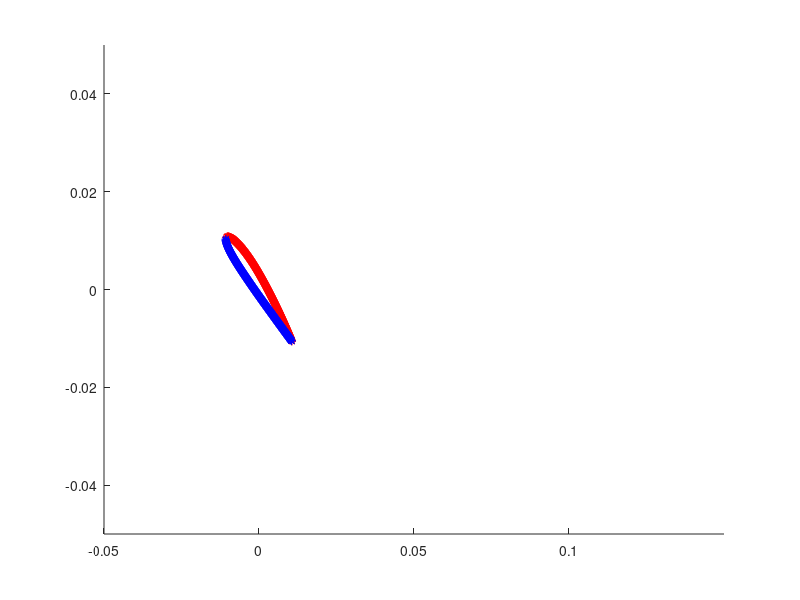

Source code (MATLAB):
%GENERATE 2D MESH FOR A NACA AIRFOIL

%%%%%%%%%%%%%%%%%%%%%%%%%%%%%%%%%%%%%%%%%%%%%%%%%%%%%%%%%%%%%%%%%%%%%%%%%%%

%GRID PARAMETERS
L = 0.1; %Length of computational domain (m) 
FineGrid = 512; %Number of points on finest grid
ds = L/(FineGrid*2); %Distance between grid points on finest grid

%AIRFOIL PARAMETERS
first = 2; %NACA NUMBERS (for more info see wikipedia page on naca airfoils)
second = 4;
third = 1;
fourth = 2;
thirdFourth = 12; %last two digits
c = 0.03; %chord length

aoa = 45 * pi/180; %angle of attack of the airfoil
R = [cos(aoa) -sin(aoa); sin(aoa) cos(aoa)];

t = thirdFourth/100.0; %max thickness of the airfoil as a fraction of the chord
m = first/100.0; %maximum camber
p = second/10.0; %location of the maximum camber

%%%%%%%%%%%%%%%%%%%%%%%%%%%%%%%%%%%%%%%%%%%%%%%%%%%%%%%%%%%%%%%%%%%%%%%%%%%

%WRITE .VERTEX FILE
vertex_fid = fopen(['naca2D_' num2str(512) '.vertex'], 'w');

numberNodes = (2*(ceil(c/ds)));

%first line is the number of vertices in the file
fprintf(vertex_fid, '%d\n', numberNodes - 2);
hold on
%remaining lines are the initial coordinates of each vertex

initialX = 0;

%WRITE VERTICES FOR UPPER SURFACE
for i = 0:(c/ds)
    %determine x and y coordinates of point along lower surface
    
    in = i*ds; %position along the x axis
    
    %HALF THICKNESS OF AIRFOIL AT GIVEN POSITION ON CHORD
    yT = 5*t*c*((0.2969*sqrt(in/c))+(-0.1260*(in/c))+(-0.3516*(in/c)^2)+(0.2843*(in/c)^3)+(-0.1036*(in/c)^4));
    
    %MEAN CAMBER LINE    
    if in <= p*c %calculating for a cambered 4-digit naca airfoil (see wikipedia page)
        
       yC = m*(in/p^2)*(2*p - (in/c));
       
       dyCdx = (2*m/p^2)*(p-(in/c));
       
    else
        
        yC = m*(((c-in)/(1-p)^2)*(1+(in/c)-2*p));
        
        dyCdx = ((2*m/((1-p)^2)))*(p-(in/c));
        
    end
    
    theta = atan(dyCdx);
    
    %UPPER SURFACE OF AIRFOIL
    X(1) = initialX + in - yT*sin(theta); %x coordinates of upper surface
    X(2) = yC + yT*cos(theta); %y coordinates of upper surface
    
    centerPoint(1) = c/2;
    centerPoint(2) = 0;
    
    X = X-centerPoint;
    X = X*R;
    
    %plot this point
    plot(X(1),X(2),'*r')
    
    axis([-0.05,0.15,-.05,.05]);
    
    %write the coordinates to the vertex file
    fprintf(vertex_fid, '%1.16e %1.16e\n', X(1), X(2));
end

%WRITE VERTICES FOR LOWER SURFACE
for i = 1:((c/ds)-1)
    %determine x and y coordinates of point along lower surface
    
    in = i*ds; %position along the x axis
        
    %HALF THICKNESS OF AIRFOIL AT GIVEN POSITION ON CHORD
    yT = 5*t*c*((0.2969*sqrt(in/c))+(-0.1260*(in/c))+(-0.3516*(in/c)^2)+(0.2843*(in/c)^3)+(-0.1036*(in/c)^4));
    
    %MEAN CAMBER LINE    
    if in <= p*c %calculating for a cambered 4-digit naca airfoil (see wikipedia page)
        
       yC = m*(in/p^2)*(2*p - (in/c));
       
       dyCdx = (2*m/p^2)*(p-(in/c));
       
    else
        
        yC = m*(((c-in)/(1-p)^2)*(1+(in/c)-2*p));
        
        dyCdx = ((2*m/((1-p)^2)))*(p-(in/c));
        
    end
    
    theta = atan(dyCdx);
    
    %LOWER SURFACE OF AIRFOIL
    X(1) = initialX + in + yT*sin(theta); %x coordinates of lower surface
    X(2) = yC - yT*cos(theta); %y coordinates of lower surface
    
    centerPoint(1) = c/2;
    centerPoint(2) = 0;
    
    X = X-centerPoint;
    
    X = X*R;
    
    %plot this point
    plot(X(1),X(2), '*b')
    
    %write the coordinates to the vertex file
    fprintf(vertex_fid, '%1.16e %1.16e\n', X(1), X(2));
end

hold off
fclose(vertex_fid);

%%%%%%%%%%%%%%%%%%%%%%%%%%%%%%%%%%%%%%%%%%%%%%%%%%%%%%%%%%%%%%%%%%%%%%%%%%%

%WRITE .TARGET FILE

targetForce = 1.0e-2;

target_fid = fopen(['naca2D_' num2str(512) '.target'], 'w');

fprintf(target_fid, '%d\n', numberNodes - 2);

for s = 0:numberNodes - 3
   
    fprintf(target_fid, '%d %1.16e\n', s, targetForce);
    
end

fclose(target_fid);

%%%%%%%%%%%%%%%%%%%%%%%%%%%%%%%%%%%%%%%%%%%%%%%%%%%%%%%%%%%%%%%%%%%%%%%%%%%


